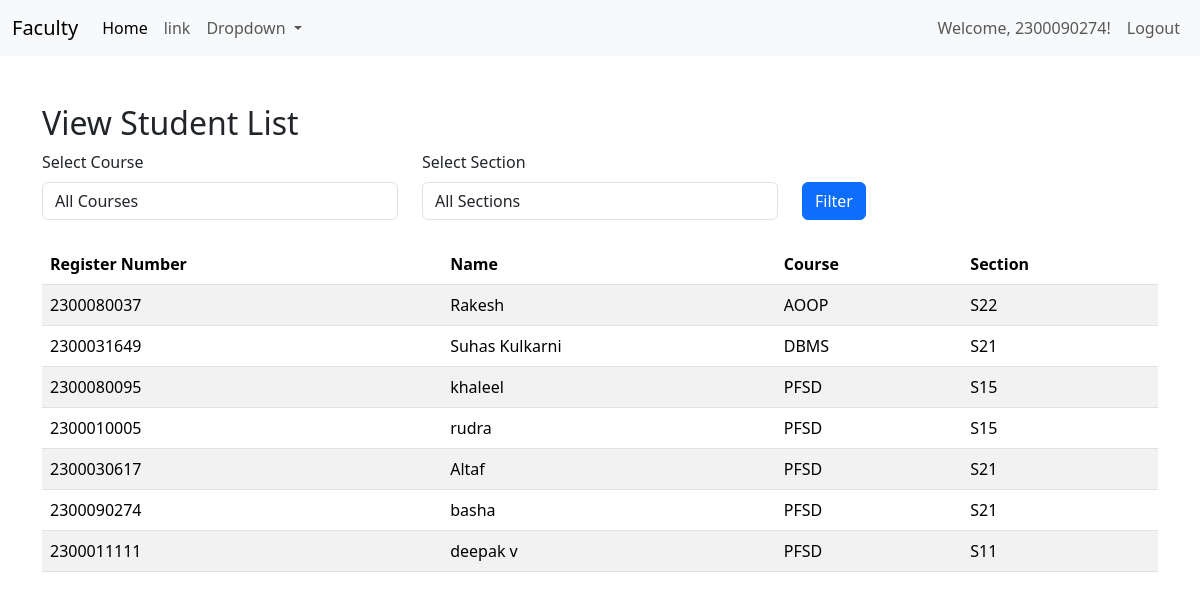
Page /facultyapp/view_student_list/ (signed in) on the committed database.
### adminapp/models.py (models this page shows, shortened)
class StudentList(models.Model):
    Register_Number = models.CharField(max_length=10,unique=True)
    Name = models.CharField(max_length=100)
    user = models.OneToOneField(User,on_delete=models.CASCADE,null=True)

### facultyapp/models.py (models this page shows)
class addcourse(models.Model):
    COURSE_CHOICES = [
        ('AOOP',"ADVANCED OBJECT ORIENTED PROGRAMMING"),
        ("CTOD","COMPUTATIONAL THINKING FOR OBJECT DESIGN"),
        ("CTOOD","COMPUTATIONAL THINKING FOR OBJECT ORIENTED DESIGN"),
        ("PFSD","PYTHON FULL STACK WEB DEVELOPMENT"),
        ("DBMS","DATABASE MANAGEMENT SYSTEM"),
        ("DSS","DATA SCIENCE AND STATISTICS"),
    ]
    SECTION_CHOICES = [
        ('S11','SECTION S11'),
        ('S12','SECTION S12'),
        ('S13','SECTION S13'),
        ('S14','SECTION S14'),
        ('S15','SECTION S15'),
        ('S21','SECTION S21'),
        ('S22','SECTION S22'),
        ('S23','SECTION S23'),
        ('S24','SECTION S24'),
        ('S25','SECTION S25'),
    ]
    student = models.ForeignKey(StudentList,on_delete=models.CASCADE)
    course = models.CharField(max_length=50,choices=COURSE_CHOICES)
    section = models.CharField(max_length=50,choices=SECTION_CHOICES)

### facultyapp/views.py (the view)
# urls.py: path('view_student_list/', views.view_student_list, name='view_student_list'),
def view_student_list(request):
    course = request.GET.get('course')
    section = request.GET.get('section')
    student_courses = addcourse.objects.all()
    if course:
        student_courses = student_courses.filter(course=course)
    if section:
        student_courses = student_courses.filter(section=section)
    students = StudentList.objects.filter(id__in=student_courses.values('student_id'))
    course_choices = addcourse.COURSE_CHOICES
    section_choices = addcourse.SECTION_CHOICES
    context = {
        'students': students,
        'course_choices': course_choices,
        'section_choices': section_choices,
        'selected_course': course,
        'selected_section': section,
    }
    return render(request, 'facultyapp/view_student_list.html', context)

### templates/facultyapp/view_student_list.html (shortened to what this page needs)
{% extends 'Navbar/FacultyNavbar.html' %}
{% load static %}
{% block body %}
    <div class="container mt-5">
        <h2>View Student List</h2>
        <form method="get" class="mb-4">
            <div class="row">
                <div class="col-md-4">
                    <label for="course" class="form-label">Select Course</label>
                    <select name="course" id="course" class="form-control">
                        <option value="">All Courses</option>
                    </select>
                </div>
                <div class="col-md-4">
                    <label for="section" class="form-label">Select Section</label>
                    <select name="section" id="section" class="form-control">
                        <option value="">All Sections</option>
                    </select>
                </div>
                <div class="col-md-4 mt-4">
                    <button type="submit" class="btn btn-primary mt-2">Filter</button>
                </div>
            </div>
        </form>
        <table class="table table-striped">
            <thead>
                <tr>
                    <th>Register Number</th>
                    <th>Name</th>
                    <th>Course</th>
                    <th>Section</th>
                </tr>
            </thead>
            <tbody>
                {% if students %}
                    {% for student in students %}
                        <tr>
                            <td>{{ student.Register_Number }}</td>
                            <td>{{ student.Name }}</td>
                            <td>{{ student.addcourse_set.first.course }}</td>
                            <td>{{ student.addcourse_set.first.section }}</td>
                        </tr>
                    {% endfor %}
                {% else %}
                    <tr>
                        <td colspan="4" class="text-center">No students found.</td>
                    </tr>
                {% endif %}
            </tbody>
        </table>
    </div>
{% endblock %}

### templates/Navbar/FacultyNavbar.html (shortened to what this page needs)
<!DOCTYPE html>
<html lang="en">
<head>
    <link href="https://cdn.jsdelivr.net/npm/bootstrap@5.3.3/dist/css/bootstrap.min.css" rel="stylesheet">
</head>
<body>
<nav class="navbar navbar-expand-lg bg-body-tertiary">
  <div class="container-fluid">
    <a class="navbar-brand" href="{% url 'facultyapp:facultyhomepage' %}">Faculty</a>
    <div class="collapse navbar-collapse" id="navbarSupportedContent">
      <ul class="navbar-nav me-auto mb-2 mb-lg-0">
        <li class="nav-item">
          <a class="nav-link active" aria-current="page" href="{% url 'facultyapp:facultyhomepage' %}">Home</a>
        </li>
        <li class="nav-item">
          <a class="nav-link" href="#">link</a>
        </li>
        <li class="nav-item dropdown">
          <a class="nav-link dropdown-toggle" href="#" role="button" data-bs-toggle="dropdown" aria-expanded="false">
            Dropdown
          </a>
        </li>
      </ul>
      <ul class="navbar-nav mb-2 mb-lg-0">
        {% if user.is_authenticated %}
        <li class="nav-item">
          <span class="nav-link">Welcome, {{ user.username }}!</span>
        </li>
        <li class="nav-item">
          <a class="nav-link" href="{% url 'logout' %}">Logout</a>
        </li>
        {% else %}
        <li class="nav-item">
          <a class="nav-link" href="{% url 'login' %}">Login</a>
        </li>
        {% endif %}
      </ul>
    </div>
  </div>
</nav>
{% block body %}
{% endblock %}
</body>
</html>

### rows in the picture
StudentList: Register_Number "2300080037", Name "Rakesh", addcourse_set.first.course "AOOP", addcourse_set.first.section "S22"
StudentList: Register_Number "2300031649", Name "Suhas Kulkarni", addcourse_set.first.course "DBMS", addcourse_set.first.section "S21"
StudentList: Register_Number "2300080095", Name "khaleel", addcourse_set.first.course "PFSD", addcourse_set.first.section "S15"
StudentList: Register_Number "2300010005", Name "rudra", addcourse_set.first.course "PFSD", addcourse_set.first.section "S15"
StudentList: Register_Number "2300030617", Name "Altaf", addcourse_set.first.course "PFSD", addcourse_set.first.section "S21"
StudentList: Register_Number "2300090274", Name "basha", addcourse_set.first.course "PFSD", addcourse_set.first.section "S21"
StudentList: Register_Number "2300011111", Name "deepak v", addcourse_set.first.course "PFSD", addcourse_set.first.section "S11"

### other values in the picture
{{ user.username }} "2300090274"
